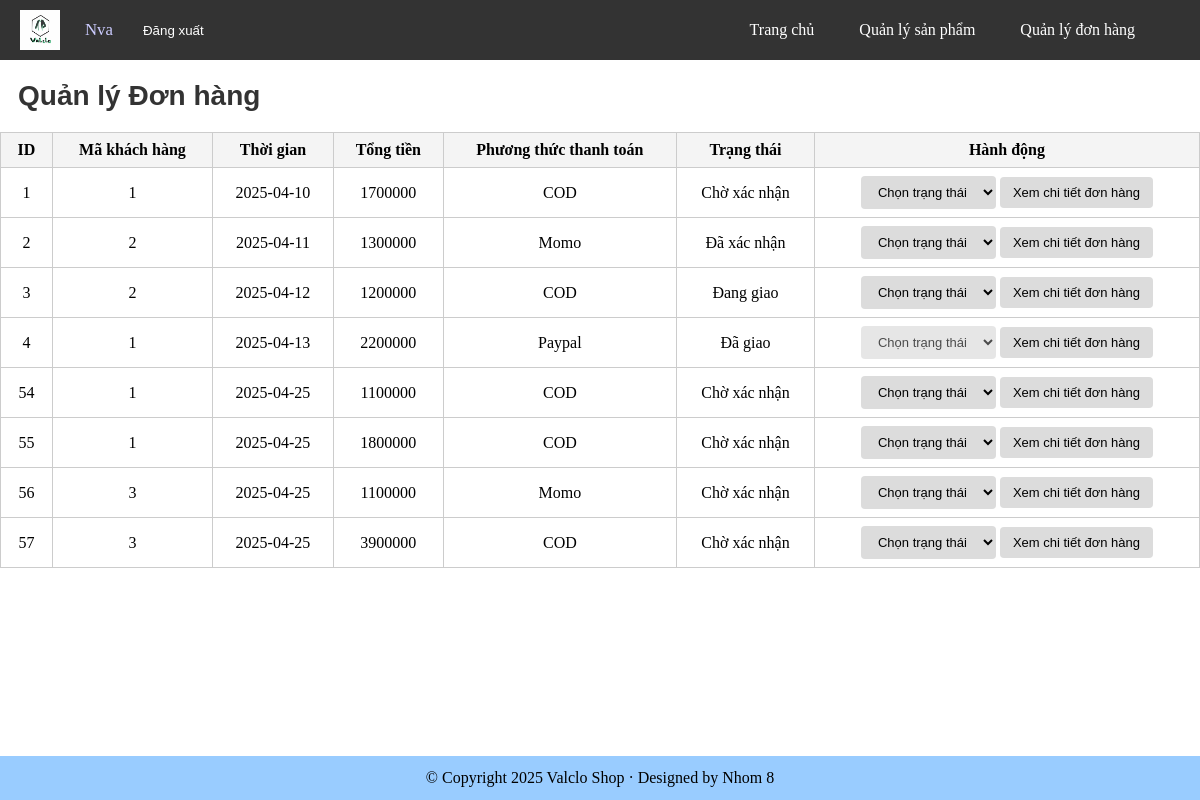
The page /Admin/qldonhang.php (signed in) on the database its author committed.
### tables this page shows
CREATE TABLE `order` (
  `ID` bigint(20) NOT NULL,
  `UID` bigint(20) NOT NULL,
  `TIME` date DEFAULT NULL,
  `STATUS` enum('Chờ xác nhận','Đã xác nhận','Đang giao','Đã giao','Khách hàng hủy','Cửa hàng hủy') DEFAULT 'Chờ xác nhận',
  `TOTAL_PRICE` int(11) DEFAULT NULL,
  `METHOD` enum('Momo','Paypal','COD') DEFAULT NULL
);

### Admin/qldonhang.php (the view, shortened to what this page needs)
<?php
include 'connect.php';
$orders = [];
$resultOrders = $conn->query("SELECT * FROM `ORDER` ORDER BY ID ASC");
if ($resultOrders) {
    while ($row = $resultOrders->fetch_assoc()) {
        $orders[] = $row;
    }
}
?>
<!DOCTYPE html>
<html>
<head>
</head>
<body>
    <?php include 'employee_header.php'; ?>
    <main>
        <div id="page">
            <h1 class="title">Quản lý Đơn hàng</h1>
            <table>
                <tr>
                    <th>ID</th>
                    <th>Mã khách hàng</th>
                    <th>Thời gian</th>
                    <th>Tổng tiền</th>
                    <th>Phương thức thanh toán</th>
                    <th>Trạng thái</th>
                    <th>Hành động</th>
                </tr>
                <?php foreach($orders as $order): ?>
                <tr class="order-row">
                    <td><?php echo $order['ID']; ?></td>
                    <td><?php echo $order['UID']; ?></td>
                    <td><?php echo $order['TIME']; ?></td>
                    <td><?php echo $order['TOTAL_PRICE']; ?></td>
                    <td><?php echo $order['METHOD']; ?></td>
                    <td><?php echo $order['STATUS']; ?></td>
                    <td>
                        <select onchange="changeStatus(<?php echo $order['ID']; ?>, this)"
                            <?php if(in_array($order['STATUS'], ['Đã giao', 'Khách hàng hủy', 'Cửa hàng hủy'])) echo 'disabled'; ?>>
                            <option value="">Chọn trạng thái</option>
                        </select>
                        <button onclick="openModal('modal_<?php echo $order['ID']; ?>')" class="btn2">Xem chi tiết đơn hàng</button>
                    </td>
                </tr>
                <?php endforeach; ?>
            </table>
        </div>
        <link rel="stylesheet" href="./assets/css/admin_style.css">
    </main>
    <?php include 'admin_footer.php'; ?>
</body>
</html>

### Admin/assets/css/admin_style.css (style rules this page uses)
* { margin: 0; }
html, body { height: 100%; margin: 0; display: flex; flex-direction: column; }
main { flex: 1; }
.title { top: 10px; font-size: 28px; font-weight: bold; color: #333; padding: 20px 18px; font-family: Sans-serif; }
.btn2 { background-color: #DCDCDC; color: rgb(0, 0, 0); padding: 8px 13px; border: none; border-radius: 4px; cursor: pointer; font-size: 13px; text-align: center; }
select { background-color: #DCDCDC; color: rgb(0, 0, 0); padding: 8px 13px; border: none; border-radius: 4px; font-size: 13px; text-align: center; }

### Admin/qldonhang.php (style rules this page uses)
#page { transition: filter 0.3s ease; }
table { border-collapse: collapse; width: 100%; text-align: center; }
th, td { padding: 8px 12px; border: 1px solid #ccc; }
th { background-color: #f4f4f4; }

### rows shown on the page
order: ID "1", UID "1", TIME "2025-04-10", TOTAL_PRICE "1700000", METHOD "COD", STATUS "Chờ xác nhận"
order: ID "2", UID "2", TIME "2025-04-11", TOTAL_PRICE "1300000", METHOD "Momo", STATUS "Đã xác nhận"
order: ID "3", UID "2", TIME "2025-04-12", TOTAL_PRICE "1200000", METHOD "COD", STATUS "Đang giao"
order: ID "4", UID "1", TIME "2025-04-13", TOTAL_PRICE "2200000", METHOD "Paypal", STATUS "Đã giao"
order: ID "54", UID "1", TIME "2025-04-25", TOTAL_PRICE "1100000", METHOD "COD", STATUS "Chờ xác nhận"
order: ID "55", UID "1", TIME "2025-04-25", TOTAL_PRICE "1800000", METHOD "COD", STATUS "Chờ xác nhận"
order: ID "56", UID "3", TIME "2025-04-25", TOTAL_PRICE "1100000", METHOD "Momo", STATUS "Chờ xác nhận"
order: ID "57", UID "3", TIME "2025-04-25", TOTAL_PRICE "3900000", METHOD "COD", STATUS "Chờ xác nhận"

### other values the page prints
$_SESSION['username'] "Nva"
